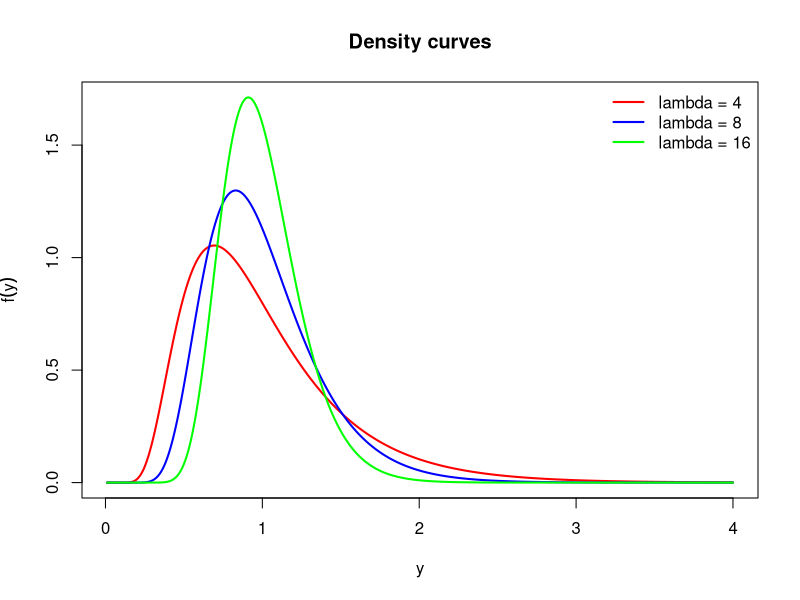
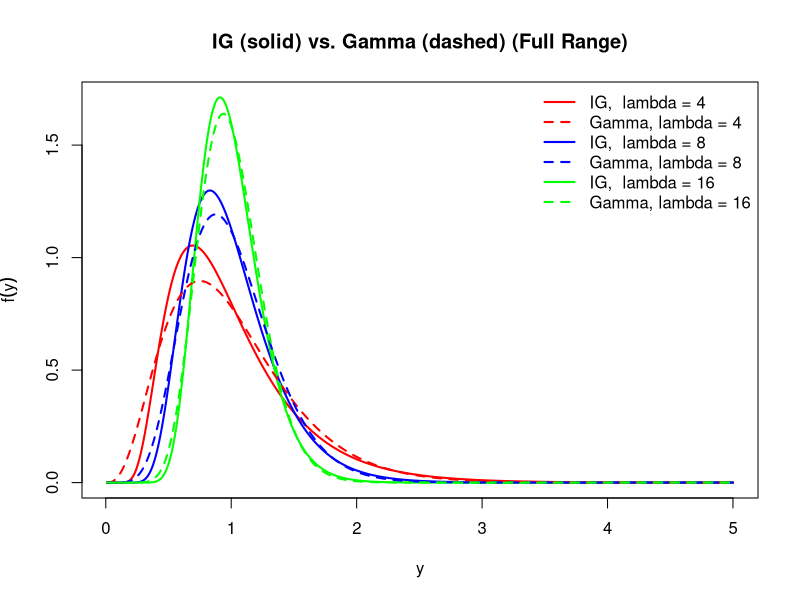
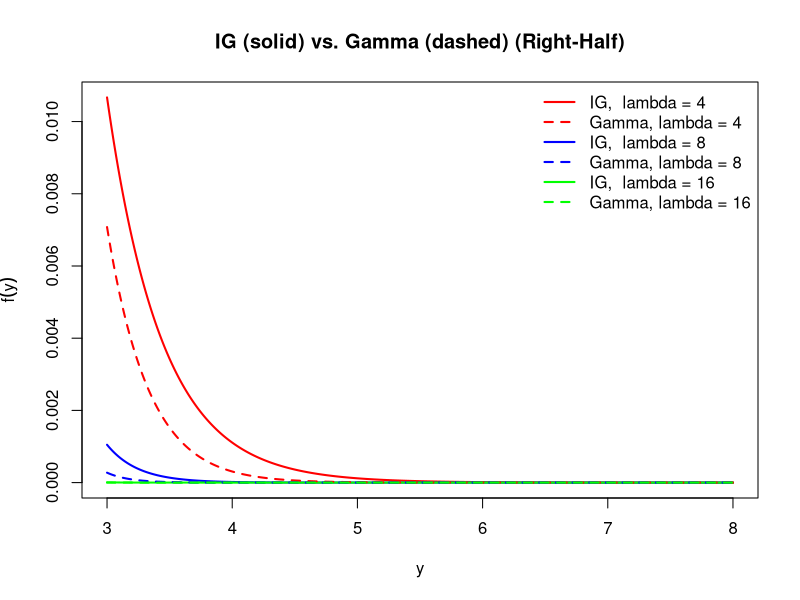
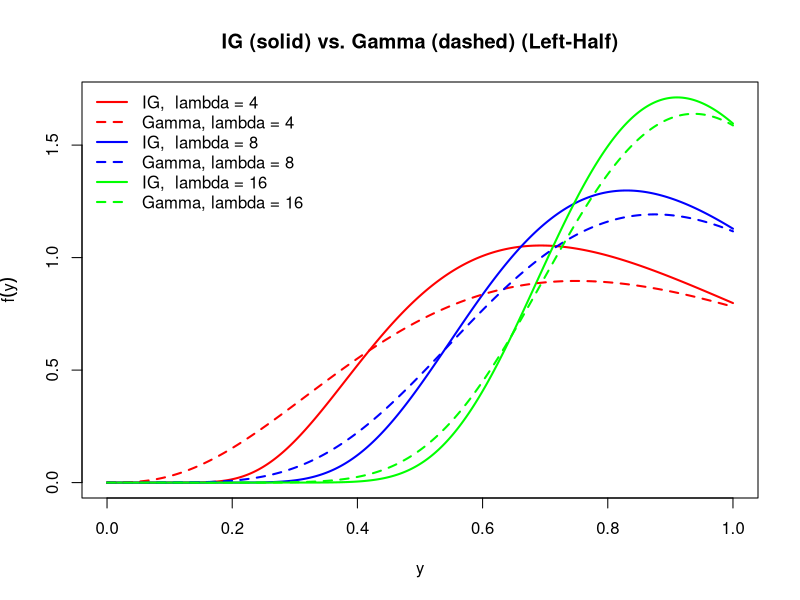

These charts were generated, in order, by the following R code:
## ---- chunk 1
knitr::opts_chunk$set(echo = TRUE)
## ---- chunk 2
# lambda, mu density
f_y <- function(y, mu, lambda) {
  dat <- exp(0.5*log(lambda) -
              0.5*log(2*pi*y^3) -
              (lambda/(2*mu^2))*((y - mu)^2)/y )
  dat[!(y > 0)] <- 0
  dat
}

# inputs
mu <- 1
lambdas <- c(4, 8, 16)

# making datapoints 
# y > 0
y_dat <- seq(0.01, 4, length.out = 5000)

# call function
densities <- lapply(lambdas, function(lam) f_y(y_dat, mu, lam))

# plot
y_max <- max(sapply(densities, max))

# plot
plot(y_dat, densities[[1]], type = "l", col = "red", lwd = 2,
     xlab = "y", 
     ylab = expression(f(y)),
     main = "Density curves",
     ylim = c(0, y_max))
lines(y_dat, densities[[2]], col = "blue", lwd = 2)
lines(y_dat, densities[[3]], col = "green", lwd = 2)

# Legend
legend("topright", legend = paste("lambda =", lambdas),
       col = c("red","blue","green"), lwd = 2, bty = "n")
## ---- chunk 3
f_invgauss <- function(y, mu, lambda) {
  dat <- exp(0.5*log(lambda) - 0.5*log(2*pi*y^3) -
                (lambda/(2*mu^2)) * ((y - mu)^2)/y )
  dat[!(y > 0)] <- 0
  dat
}

# parameters
mu       <- 1
lambdas  <- c(4, 8, 16)
cols     <- c("red", "blue", "green")

# data gen
y_dat <- seq(0.01, 5, length.out = 5000)

# densities 
dens_IG <- lapply(lambdas, function(lam) f_invgauss(y_dat, mu, lam))
dens_GA <- lapply(lambdas, function(lam) dgamma(y_dat, shape = lam, rate = lam))

# global
y_max <- max(sapply(c(dens_IG, dens_GA), max))

# base plot 
plot(y_dat, dens_IG[[1]], type = "l", lwd = 2, col = cols[1],
     xlab = "y",
     ylab = expression(f(y)),
     main = "IG (solid) vs. Gamma (dashed) (Full Range)",
     ylim = c(0, y_max))

# IG curves
lines(y_dat, dens_IG[[2]], lwd = 2, col = cols[2])
lines(y_dat, dens_IG[[3]], lwd = 2, col = cols[3])

# Gamma curves
lines(y_dat, dens_GA[[1]], lwd = 2, col = cols[1], lty = 2)
lines(y_dat, dens_GA[[2]], lwd = 2, col = cols[2], lty = 2)
lines(y_dat, dens_GA[[3]], lwd = 2, col = cols[3], lty = 2)

legend("topright",
       legend = c("IG,  lambda = 4",  "Gamma, lambda = 4",
                  "IG,  lambda = 8",  "Gamma, lambda = 8",
                  "IG,  lambda = 16", "Gamma, lambda = 16"),
       col = rep(cols, each = 2),
       lty = rep(c(1, 2), 3), lwd = 2, bty = "n")
## ---- chunk 4
y_dat <- seq(3, 8, length.out = 5000)

# densities 
dens_IG <- lapply(lambdas, function(lam) f_invgauss(y_dat, mu, lam))
dens_GA <- lapply(lambdas, function(lam) dgamma(y_dat, shape = lam, rate = lam))

# global
y_max <- max(sapply(c(dens_IG, dens_GA), max))

# base plot 
plot(y_dat, dens_IG[[1]], type = "l", lwd = 2, col = cols[1],
     xlab = "y",
     ylab = expression(f(y)),
     main = "IG (solid) vs. Gamma (dashed) (Right-Half)",
     ylim = c(0, y_max))

# IG curves
lines(y_dat, dens_IG[[2]], lwd = 2, col = cols[2])
lines(y_dat, dens_IG[[3]], lwd = 2, col = cols[3])

# Gamma curves
lines(y_dat, dens_GA[[1]], lwd = 2, col = cols[1], lty = 2)
lines(y_dat, dens_GA[[2]], lwd = 2, col = cols[2], lty = 2)
lines(y_dat, dens_GA[[3]], lwd = 2, col = cols[3], lty = 2)

legend("topright",
       legend = c("IG,  lambda = 4",  "Gamma, lambda = 4",
                  "IG,  lambda = 8",  "Gamma, lambda = 8",
                  "IG,  lambda = 16", "Gamma, lambda = 16"),
       col = rep(cols, each = 2),
       lty = rep(c(1, 2), 3), lwd = 2, bty = "n")
## ---- chunk 5
y_dat <- seq(0.00001, 1, length.out = 5000)

# densities 
dens_IG <- lapply(lambdas, function(lam) f_invgauss(y_dat, mu, lam))
dens_GA <- lapply(lambdas, function(lam) dgamma(y_dat, shape = lam, rate = lam))

# global
y_max <- max(sapply(c(dens_IG, dens_GA), max))

# base plot 
plot(y_dat, dens_IG[[1]], type = "l", lwd = 2, col = cols[1],
     xlab = "y",
     ylab = expression(f(y)),
     main = "IG (solid) vs. Gamma (dashed) (Left-Half)",
     ylim = c(0, y_max))

# IG curves
lines(y_dat, dens_IG[[2]], lwd = 2, col = cols[2])
lines(y_dat, dens_IG[[3]], lwd = 2, col = cols[3])

# Gamma curves
lines(y_dat, dens_GA[[1]], lwd = 2, col = cols[1], lty = 2)
lines(y_dat, dens_GA[[2]], lwd = 2, col = cols[2], lty = 2)
lines(y_dat, dens_GA[[3]], lwd = 2, col = cols[3], lty = 2)

legend("topleft",
       legend = c("IG,  lambda = 4",  "Gamma, lambda = 4",
                  "IG,  lambda = 8",  "Gamma, lambda = 8",
                  "IG,  lambda = 16", "Gamma, lambda = 16"),
       col = rep(cols, each = 2),
       lty = rep(c(1, 2), 3), lwd = 2, bty = "n")
